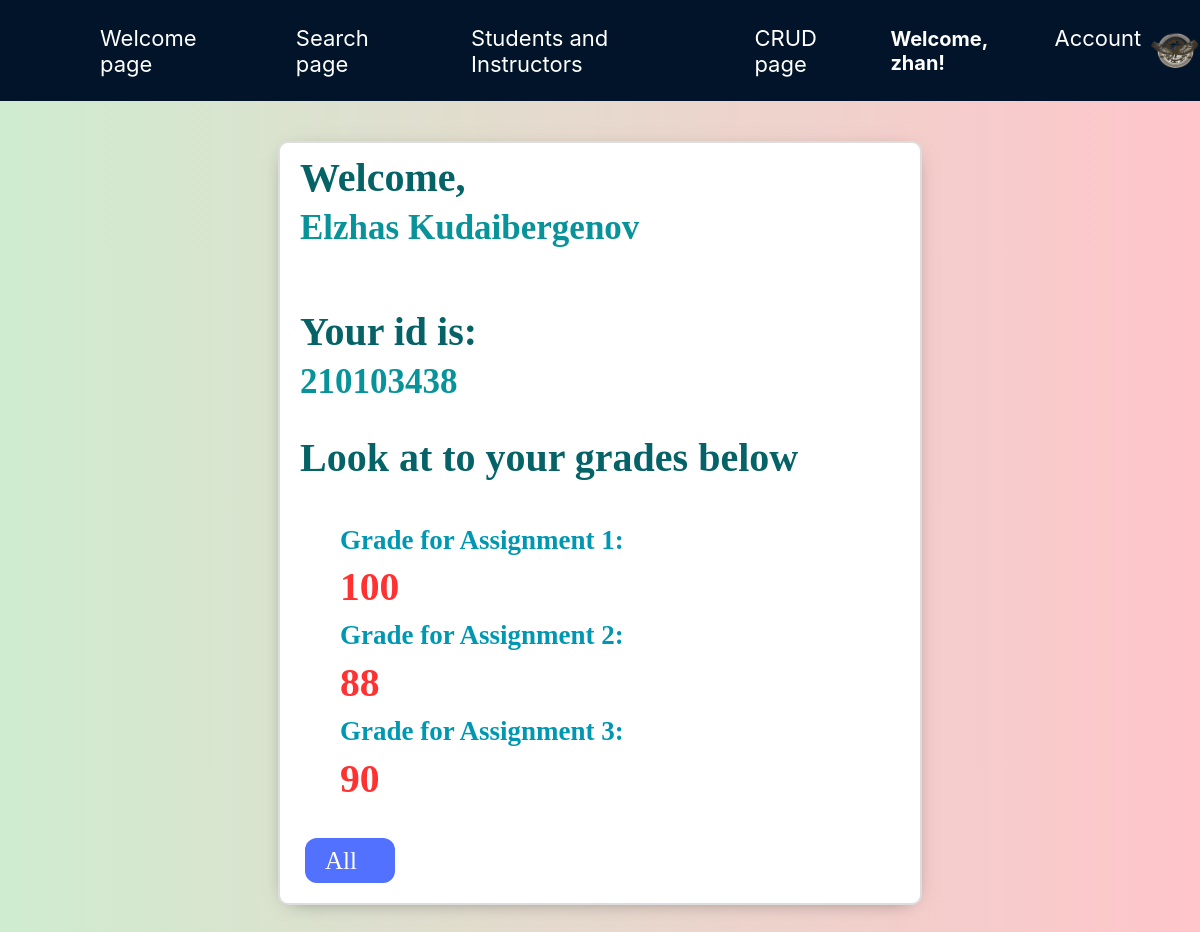
Page /show_result/1/ (signed in) on the committed database.
### sdudent/models.py (models this page shows, shortened)
class Profile(models.Model):
    user = models.OneToOneField(User, on_delete=models.CASCADE)
    image = models.ImageField(default='profile_pics/default.png', upload_to='profile_pics')

class Student(models.Model):
    student_id = models.IntegerField(verbose_name='Student ID')
    firstname = models.CharField(max_length=255, verbose_name='First Name')
    lastname = models.CharField(max_length=255, verbose_name='Last Name')
    faculty = models.CharField(max_length=255, verbose_name='Faculty')
    student_gpa = models.FloatField(verbose_name='GPA')

class Grades(models.Model):
    student = models.ForeignKey(Student, on_delete=models.CASCADE)
    assignment_1 = models.IntegerField()
    assignment_2 = models.IntegerField()
    assignment_3 = models.IntegerField()

### sdudent/views.py (the view)
# urls.py: path('show_result/<int:pk>/', views.show_result, name='show_result'),
def show_result(request, pk):
    grades = get_object_or_404(Grades, pk=pk)
    student_info = get_object_or_404(Student, pk=pk)
    return render(request, 'show_result.html', {'student_info': student_info, 'grades':grades})

### sdudent/templates/show_result.html (shortened to what this page needs)
<!DOCTYPE html>
<html>
  <head>
  </head>
  <body>
    <nav>
      <a style="margin-left: 100px" href="{% url 'sdudent'%}">Welcome page</a>
      <a href="{% url 'index'%}">Search page</a>
      <a href="{% url 'all_members'%}">Students and Instructors</a>
      <a href="{% url 'home'%}">CRUD page</a>
      <div class="welcome-div">
        {% if user.is_authenticated %}
        <h4>Welcome, {{ user.username }}!</h4>
        {% endif %}
        <div class="dropdown">
          <a href="{% url 'register'%}">Account</a>
        </div>
        <img
      src="{{ user.profile.image.url }}"
      width="50"
      style="border-radius: 50%"
    />
      </div>
    </nav>
    {% block content %}
    <main>
        <h1>Welcome, <p>{{student_info.firstname}} {{student_info.lastname}}</p></h1>
      <div><h1>Your id is:<p>{{student_info.student_id}}</p></h1>
      </div>
      <h1>Look at to your grades below</h1>
      <ul>
        <h2>
          Grade for Assignment 1:
          <h2 class="grade">{{grades.assignment_1}}</h2>
        </h2>
        <h2>
          Grade for Assignment 2:
          <h2 class="grade">{{grades.assignment_2}}</h2>
        </h2>
        <h2>
          Grade for Assignment 3:
          <h2 class="grade">{{grades.assignment_3}}</h2>
        </h2>
      </ul>
      <a class="all-link" href="{% url 'home' %}">All</a>
    </main>
    {% endblock %}
  </body>
</html>

### sdudent/templates/show_result.html (style rules this page uses)
body { display: flex; flex-direction: column; justify-content: center; align-items: center; margin: 0; background: linear-gradient(90deg, #cfecd0, #ffc5ca); }
main { display: flex; line-height: 15px; flex-direction: column; position: relative; padding: 0 20px 20px 20px; width: 600px; height: auto; margin-bottom: 40px; border-radius: 10px; background-color: #fff; border: 2px solid #ddd; font-size: 18px; overflow: hidden; box-shadow: 0 4px 21px -12px rgba(0, 0, 0, 0.66); transition: box-shadow 0.2s ease, transform 0.2s ease; }
h1 { font-size: 40px; font-weight: 600; color: #056367; }
h2 { font-size: 1.5em; font-weight: 600; color: #0097B2; }
.grade { font-size: 2.2em; font-weight: 600; color: #FF3131; }
p { font-size: 35px; font-weight: 600; color: #079399; }
.all-link { width: 50px; color: #fff; font-size: 25px; cursor: pointer; text-decoration: none; padding: 15px 20px; background-color: #5271ff; border-radius: 12px; margin: 0 5px 0 5px; }
nav { background-color: #011429; display: flex; width: 100%; flex-direction: row; align-items: center; margin-bottom: 40px; }
nav a { font-size: 22px; color: #fff; margin: 20px 30px; text-decoration: none; position: relative; font-family: -apple-system, BlinkMacSystemFont, "Segoe UI", "Roboto", "Oxygen", "Ubuntu", "Cantarell", "Fira Sans", "Droid Sans", "Helvetica Neue", sans-serif; }
nav a::after { content: ""; display: block; height: 2px; width: 0; background-color: #1fb6ff; transition: width 0.3s ease-in-out; position: absolute; bottom: 0; left: 0; }
.dropdown { position: relative; display: inline-block; float: right; margin-left: auto; margin-right: auto; }
.welcome-div { display: flex; direction: row; align-items: center; float: right; margin-left: auto; margin-right: auto; }
h4 { font-size: 20px; color: #fff; font-family: -apple-system, BlinkMacSystemFont, "Segoe UI", "Roboto", "Oxygen", "Ubuntu", "Cantarell", "Fira Sans", "Droid Sans", "Helvetica Neue", sans-serif; }

### rows in the picture
Student: firstname "Elzhas", lastname "Kudaibergenov", student_id "210103438"
Grades: assignment_1 "100", assignment_2 "88", assignment_3 "90"

### other values in the picture
{{ user.username }} "zhan"
